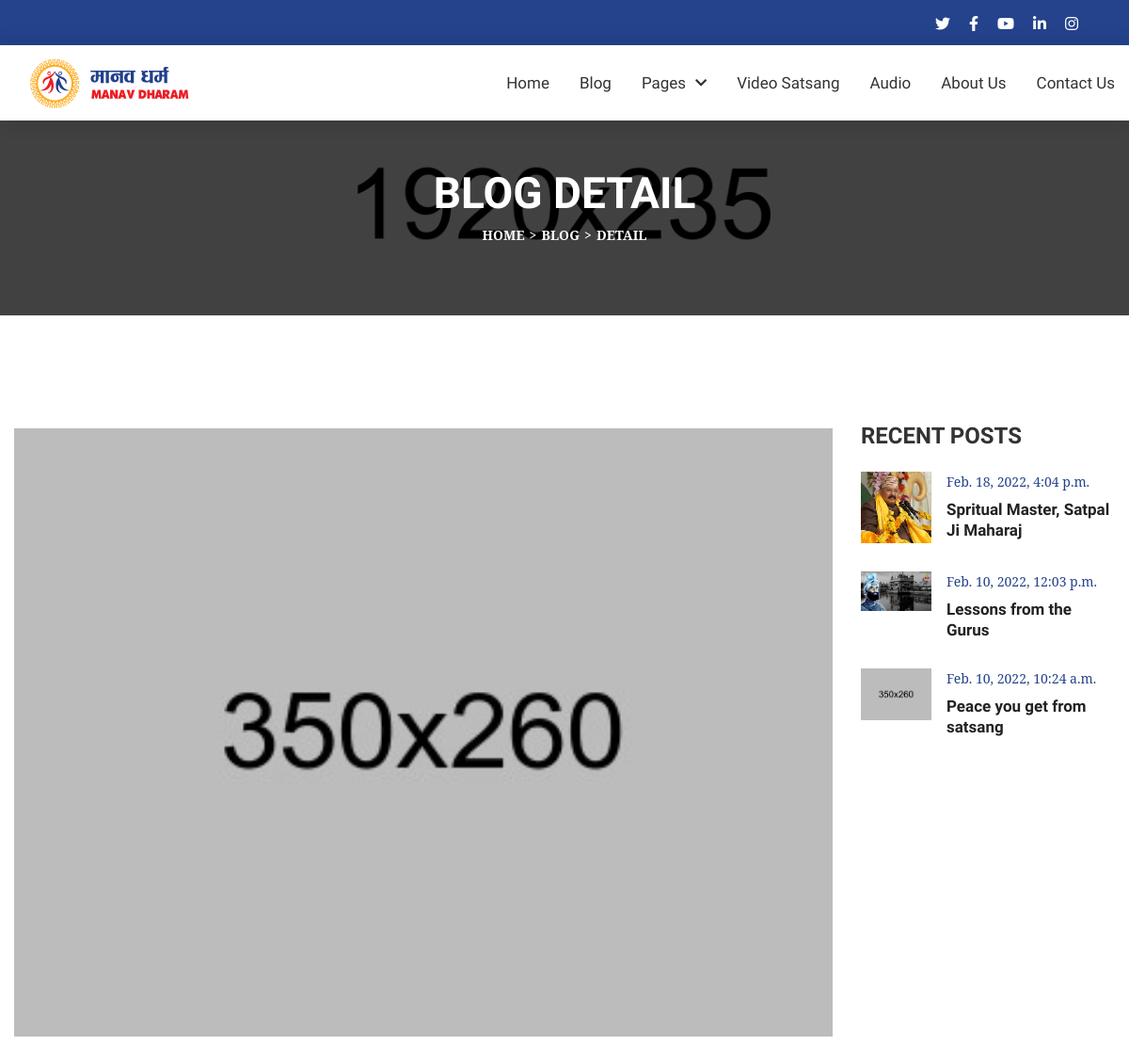
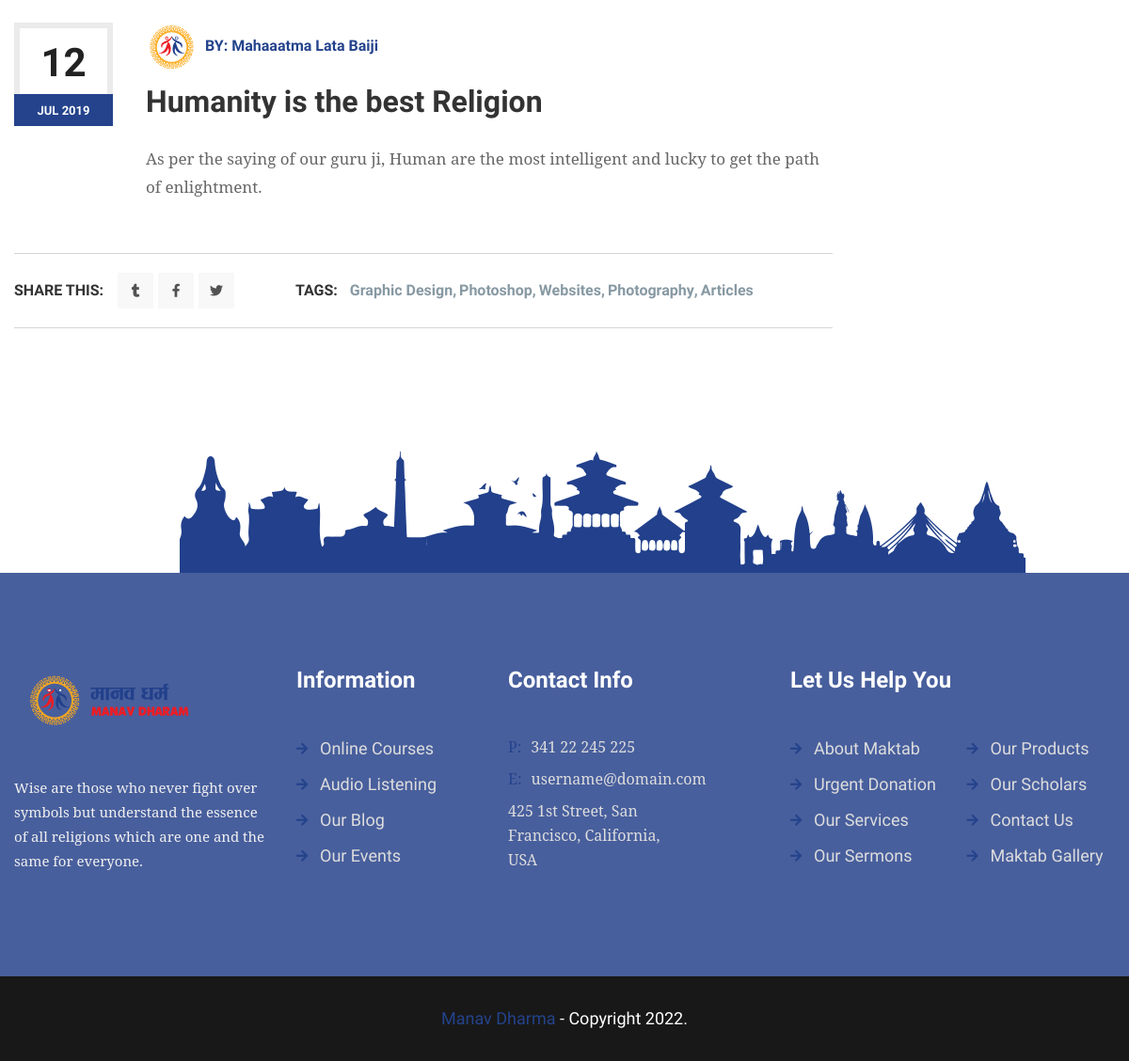
The app's page /blog/humanity-is-the-best-religion/ with its own data (2 pictures, top to bottom).
### blog/models.py (models this page shows, shortened)
class BlogModel(models.Model):
    title = models.CharField(max_length=1000, unique=True)
    content = RichTextField(blank=True)
    slug = models.SlugField(max_length=1000, unique=True)
    image = models.ImageField(upload_to='blog')
    author = models.CharField(max_length=200)
    created_date = models.DateTimeField(auto_now_add=True)
    update_date = models.DateTimeField(auto_now=True)
    def get_url(self):
        return reverse('blog_detail', args=[self.slug])

### blog/views.py (the view)
# urls.py: path('/<slug:blog_slug>/', views.blog_detail, name='blog_detail')
def blog_detail(request, blog_slug):
    try:
        single_blog = BlogModel.objects.get(slug=blog_slug)
    except Exception as e:
        raise e
    recent_blog = BlogModel.objects.all().order_by('-created_date')[:3]
    context = {'single_blog':single_blog, 'recent_blog':recent_blog}
    return render(request,'blog_detail.html',context)

### templates/blog_detail.html (shortened to what this page needs)
{% extends 'base.html' %}
{% load static %}
{% block body %}
<section>
    <div class="w-100 pt-80 black-layer pb-70 opc65 position-relative">
        <div class="fixed-bg" style="background-image: url({% static 'assets/images/page-title-bg.jpg' %});"></div>
        <div class="container">
            <div class="page-title-wrap text-center w-100">
                <div class="page-title-inner d-inline-block">
                    <h1 class="mb-0">Blog Detail</h1>
                    <ol class="breadcrumb mb-0">
                        <li class="breadcrumb-item"><a href="{% url 'home' %}" title="Home">Home</a></li>
                        <li class="breadcrumb-item"><a href="{% url 'blog' %}" title="">Blog</a></li>
                        <li class="breadcrumb-item active">Detail</li>
                    </ol>
                </div>
            </div>
        </div>
    </div>
</section>
<section>
    <div class="w-100 pt-120 pb-260 position-relative">
        <img class="sec-botm-rgt-mckp img-fluid position-absolute" src="{% static 'assets/images/landmark.png' %}" alt="Sec Bottom Mockup">
        <div class="container">
            <div class="post-detail-wrap w-100">
                <div class="row">
                    <div class="col-md-12 col-sm-12 col-lg-9">
                        <div class="post-detail-inner w-100">
                            <div class="post-detail-img w-100">
                                <img class="img-fluid w-100" src="{{single_blog.image.url}}" alt="Blog Detail Image 1">
                            </div>
                            <div class="post-detail-info position-relative w-100">
                                <div class="post-info2-inner text-center">
                                    <div class="post-date2">
                                        <span class="d-block">12</span>
                                        <i class="d-block thm-bg">Jul 2019</i>
                                    </div>
                                </div>
                                <ul class="post-meta2 d-inline-flex flex-wrap align-items-center mb-0 list-unstyled">
                                    <li class="thm-clr"><img class="img-fluid rounded-circle" src="{% static 'assets/images/audiologo.png' %}" alt="Post Author Thumb 1">BY: <a href="javascript:void(0);" title="">{{single_blog.author}}</a></li>
                                </ul>
                                <h2 class="mb-4">{{single_blog.title }}</h2>
                                {{single_blog.content | safe}}
                            </div>
                            <div class="share-tags-wrap d-flex flex-wrap w-100">
                                <div class="share-links d-inline-flex">
                                    <span class="d-inline-block">Share This:</span>
                                    <div class="social-links4 v2 text-center d-inline-flex">
                                        <a href="https://www.tumblr.com/" title="Tumblr" target="_blank"><i class="fab fa-tumblr"></i></a>
                                        <a href="https://www.facebook.com/" title="Facebook" target="_blank"><i class="fab fa-facebook-f"></i></a>
                                        <a href="https://twitter.com/" title="Twitter" target="_blank"><i class="fab fa-twitter"></i></a>
                                    </div>
                                </div>
                                <div class="tags-links d-inline-flex">
                                    <span class="d-inline-block">Tags:</span>
                                    <a href="javascript:void(0);" title="">Graphic Design</a>,
                                    <a href="javascript:void(0);" title="">Photoshop</a>,
                                    <a href="javascript:void(0);" title="">Websites</a>,
                                    <a href="javascript:void(0);" title="">Photography</a>,
                                    <a href="javascript:void(0);" title="">Articles</a>
                                </div>
                            </div>
                        </div>
                    </div>
                    <div class="col-md-6 col-sm-6 col-lg-3">
                        <aside class="sidebar w-100">
                            <div class="widget2 w-100">
                                <h3 class="widget-title2">RECENT POSTS</h3>
                                <div class="mini-posts-wrap w-100">
                                    {% for i in recent_blog %}
                                    <div class="mini-post-box d-flex flex-wrap w-100">
                                        <a href="{{i.get_url}}" title=""><img class="img-fluid w-100" src="{{i.image.url}}" alt="Mini Post Image 1"></a>
                                        <div class="mini-post-info">
                                            <span class="d-block thm-clr">{{i.created_date}}</span>
                                            <h4 class="mb-0"><a href="blog-detail.html" title="">{{i.title}}</a></h4>
                                        </div>
                                    </div>
                                    {% endfor %}
                                </div>
                            </div>
                        </aside>
                    </div>
                </div>
            </div>
        </div>
    </div>
</section>
{% endblock body %}

### static/assets/css/responsive.css (style rules this page uses)
@media (max-width: 1210px) { .container { padding: 0 0.9375rem;max-width: 100%; } }

### records on screen
BlogModel: image (picture), author "Mahaaatma Lata Baiji", title "Humanity is the best Religion", content "As per the saying of our guru ji, Human are the most intelligent and lucky to get the path of enlightment."
BlogModel: image (picture), created_date "Feb. 18, 2022, 4:04 p.m.", title "Spritual Master, Satpal Ji Maharaj"
BlogModel: image (picture), created_date "Feb. 10, 2022, 12:03 p.m.", title "Lessons from the Gurus"
BlogModel: image (picture), created_date "Feb. 10, 2022, 10:24 a.m.", title "Peace you get from satsang"
